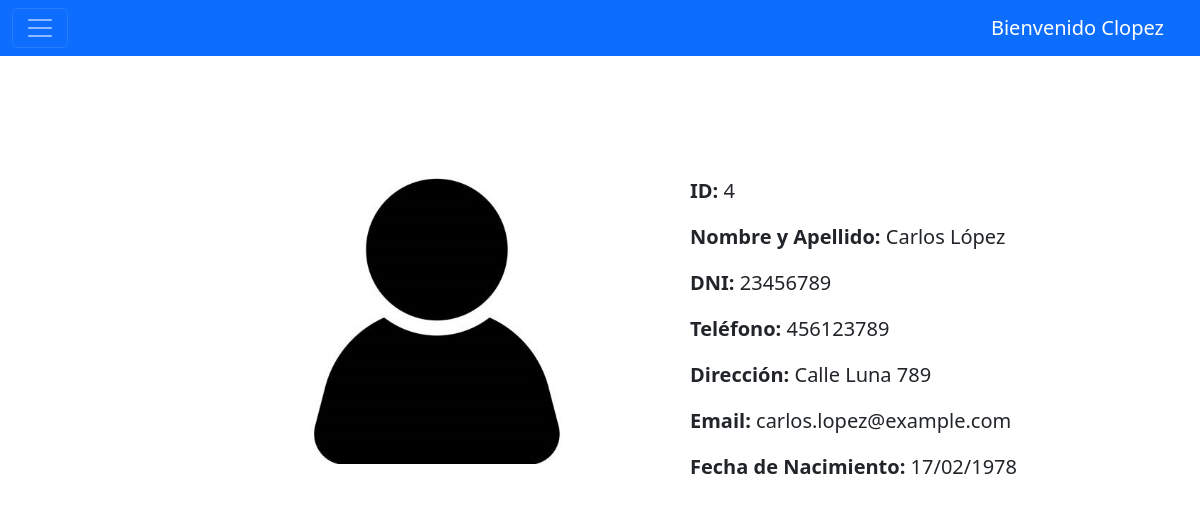
The app's page /mvc/app/views/home.php (signed in) with its own data.
### tables this page shows
CREATE TABLE `empleado` (
  `id_empleado` int(11) NOT NULL,
  `nombre` text NOT NULL,
  `apellido` text NOT NULL,
  `dni` int(11) NOT NULL,
  `telefono` int(11) NOT NULL,
  `direccion` text NOT NULL,
  `email` text NOT NULL,
  `fecha_nacimiento` date NOT NULL,
  `user` text NOT NULL,
  `password` text NOT NULL
);

### mvc/app/views/home.php (the view, shortened to what this page needs)
<!DOCTYPE html>
<html lang="es">
<head>
    <link href="https://cdn.jsdelivr.net/npm/bootstrap@5.3.3/dist/css/bootstrap.min.css" rel="stylesheet">
    <link rel="stylesheet" href="../../resources/public/css/admin.css">
</head>
<body>
<?php require '/xampp/htdocs/hominis/mvc/app/views/header.php'; ?>
    <main>
        <br>
        <br>
        <br>
        <?php
require '/xampp/htdocs/hominis/mvc/config/datebase.php';
$user = $_SESSION['user'];
$password = $_SESSION['password'];
$sql = "SELECT * FROM empleado WHERE user = :user AND password = :password";
$stmt = $pdo->prepare($sql);
$stmt->bindParam(':user', $user);
$stmt->bindParam(':password', $password);
$stmt->execute();
$empleados = $stmt->fetchAll(PDO::FETCH_ASSOC);
$contenido = "";
foreach ($empleados as $empleado) {
    $nombre = ucfirst($empleado['nombre']);
    $apellido = ucfirst($empleado['apellido']);
    $direccion = ucfirst($empleado['direccion']);
    $contenido .= <<<HTML
    <div class='d-flex justify-content-center mt-5'>
        <img src='/hominis/mvc/resources/public/img/iconoPersona.jpg' alt='Icono Persona' class='homeEmployee'>
        <div>
            <p class='fs-5'> <span class='fw-bold'> ID:  </span>{$empleado['id_empleado']}</p>
            <p class='fs-5'> <span class='fw-bold'> Nombre y Apellido:  </span>{$nombre} {$apellido}</p>
            <p class='fs-5'> <span class='fw-bold'> DNI:  </span>{$empleado['dni']}</p>
            <p class='fs-5'> <span class='fw-bold'> Teléfono:  </span>{$empleado['telefono']}</p>
            <p class='fs-5'> <span class='fw-bold'> Dirección:  </span>{$direccion}</p>
            <p class='fs-5'> <span class='fw-bold'> Email:  </span>{$empleado['email']}</p>
HTML;
    $fechaNacimiento = new DateTime($empleado['fecha_nacimiento']);
    $contenido .= "<p class='fs-5'> <span class='fw-bold'> Fecha de Nacimiento: </span>" . $fechaNacimiento->format('d/m/Y') . "</p>";
    $contenido .= "</div></div>";
}
echo $contenido;
?>
    </main>
</body>
</html>

### mvc/resources/public/css/admin.css (style rules this page uses)
* { padding: 0; margin: 0; box-sizing: border-box; }
.homeEmployee { height: 18rem; margin: 0 8rem; }

### records on screen
empleado: id_empleado "4", nombre "Carlos", apellido "López", dni "23456789", telefono "456123789", direccion "Calle Luna 789", email "carlos.lopez@example.com", fecha_nacimiento "17/02/1978"

### other values on screen
$_SESSION['user'] "Clopez"
